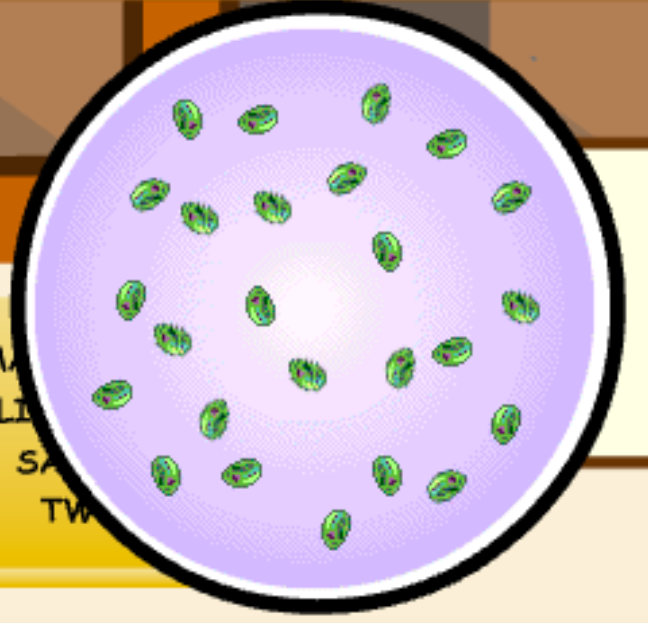
#> input picture mathuCV/greenThingsRemastered.png, 648 x 623 px
$ python main.py
#> lines starting #> are read from the running program, lines starting #| are printed output that depends on the picture; after the words box and inside, x2 and y2 are one past the last pixel; in counts of white or black regions, pixels touching at a corner belong together
import cv2
import numpy as np

image = cv2.imread("greenThingsRemastered.png")
#> image is the input picture: shape (623, 648, 3); mean B, G, R 193.4, 183.4, 200.6

hsv = cv2.cvtColor(image, cv2.COLOR_BGR2HSV)
#> hsv: shape (623, 648, 3); mean H, S, V 85.4, 64.5, 219.1

lower_range = np.array([40, 0, 0])
upper_range = np.array([70, 255, 255])

mask = cv2.inRange(hsv, lower_range, upper_range)
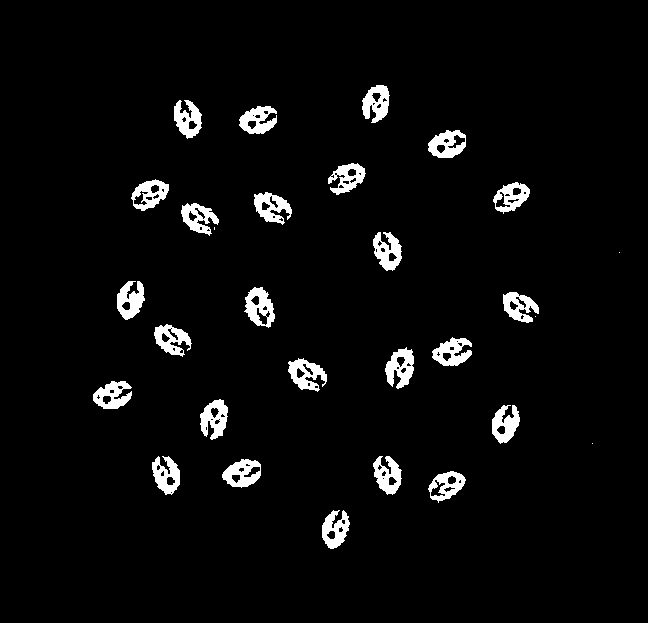
#> mask: shape (623, 648); 4.1% white; 29 white regions (4 under 20 px)

cv2.imwrite("maskog.jpg", mask)

# =======================================================
# read image
img = cv2.imread("maskog.jpg")
#> img: shape (623, 648, 3); min 0, max 255, mean 10.5

# convert to grayscale
gray = cv2.cvtColor(img, cv2.COLOR_BGR2GRAY)

# threshold
thresh = cv2.threshold(gray, 128, 255, cv2.THRESH_BINARY)[1]

# get contours
result = img.copy()
contours = cv2.findContours(thresh, cv2.RETR_EXTERNAL, cv2.CHAIN_APPROX_SIMPLE)
#> contours = 29 contours, 4 with area under 20; largest, box (x1, y1, x2, y2) and area: (244, 287, 275, 328) 811, (222, 459, 261, 488) 776, (428, 130, 466, 158) 766, (131, 179, 169, 211) 758, (428, 471, 466, 503) 732
contours = contours[0] if len(contours) == 2 else contours[1]
i = 0
for cntr in contours:
    x, y, w, h = cv2.boundingRect(cntr)
    cv2.rectangle(result, (x, y), (x + w, y + h), (0, 0, 255), 2)
    print("x,y,w,h:", x, y, w, h)
    if w*h > 20:
        i = i+1
    print(str(i))
#> this loop made 29 passes
#> (x, y, w, h) on passes 1 to 12: (322, 510, 28, 39), (428, 471, 38, 32), (222, 459, 39, 29), (373, 456, 29, 39), (152, 456, 28, 39), (592, 443, 1, 1), (492, 405, 28, 39), (200, 399, 28, 41), (93, 381, 39, 28), (288, 358, 39, 34), (385, 347, 29, 42), (432, 337, 40, 29)
#> (cntr, x, y, w, h) on pass 20: ([[214, 227], [214, 229]], 214, 227, 1, 3)
#> (printed output is left out)
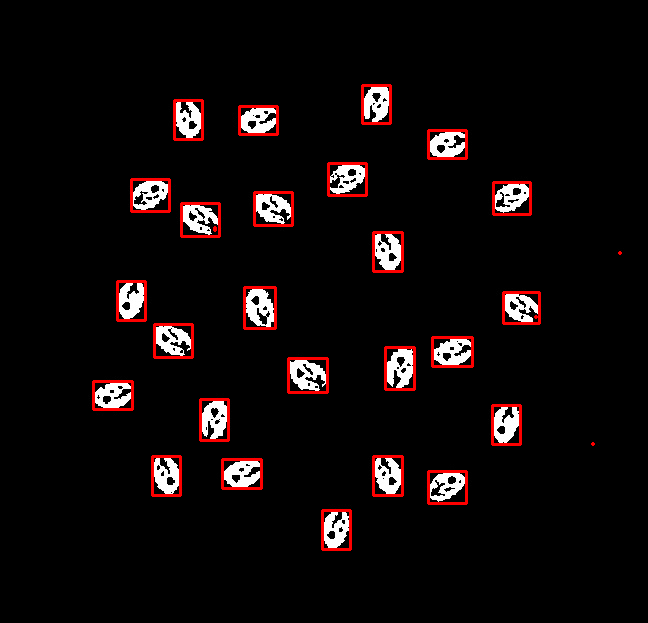
#> result: shape (623, 648, 3); mean B, G, R 9.8, 9.8, 16.3
#> after the loop, i = 25
# save resulting image

result = cv2.putText(result, str(i), (0,50), cv2.FONT_HERSHEY_SIMPLEX, fontScale=1, color=(0,255,0),thickness=3 )
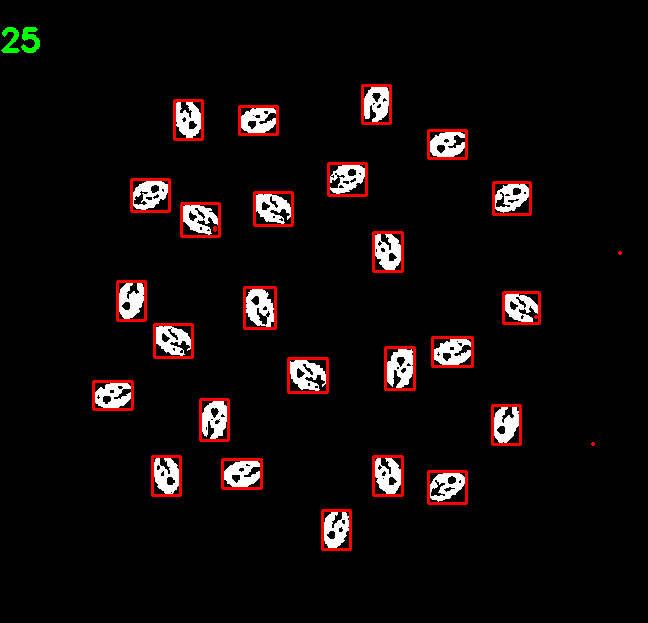
#> result: shape (623, 648, 3); 0.13% of pixels changed, all inside (x1, y1, x2, y2) = (1, 27, 40, 53)
cv2.imwrite('two_blobs_result.jpg', result)

# show thresh and result
cv2.imshow("bounding_box", result)
cv2.imshow("img", image)
cv2.waitKey(0)
cv2.destroyAllWindows()

$ run again, with mathuCV/moreGreenThings.png copied over mathuCV/greenThingsRemastered.png
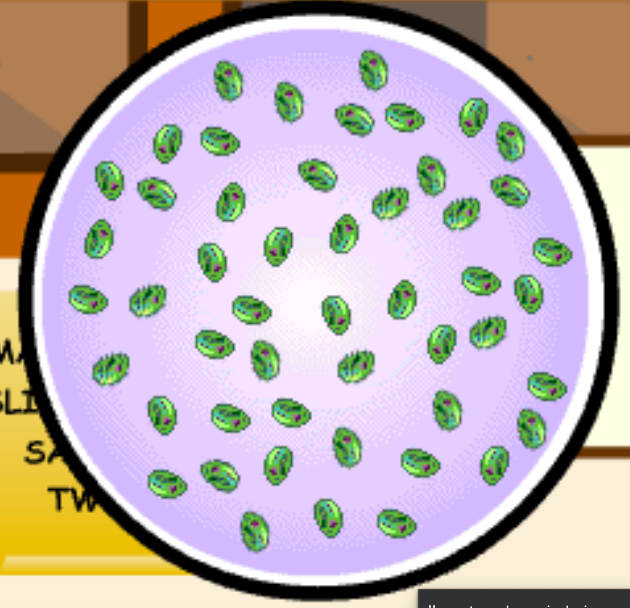
#> input picture mathuCV/moreGreenThings.png, 630 x 608 px
#> image is the input picture: shape (608, 630, 3); mean B, G, R 179.6, 177, 189.2
#> hsv: shape (608, 630, 3); mean H, S, V 82.4, 70.3, 209.9
#> `mask = cv2.inRange(hsv, lower_range, upper_range)`:
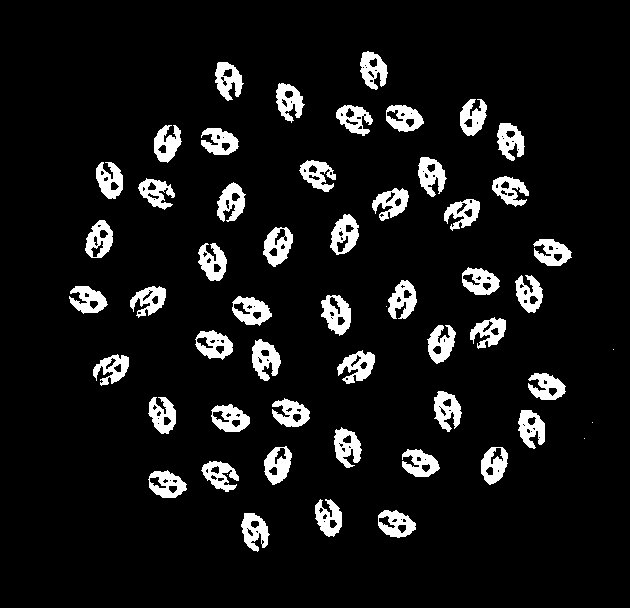
#> mask: shape (608, 630); 8.5% white; 55 white regions (5 under 20 px)
#> contours = 55 contours, 5 with area under 20; largest, box (x1, y1, x2, y2) and area: (321, 295, 351, 336) 816, (263, 227, 293, 267) 794, (330, 214, 359, 255) 782, (232, 296, 272, 326) 780, (195, 330, 233, 360) 757
#> the loop `for cntr in contours:` made 55 passes
#> (x, y, w, h) on passes 1 to 8: (241, 513, 29, 39), (378, 510, 38, 28), (315, 499, 27, 38), (227, 474, 1, 1), (148, 470, 39, 28), (201, 461, 38, 31), (402, 449, 38, 28), (481, 447, 27, 38)
#> (printed output is left out)
#> after the loop `for cntr in contours:`: i = 50
#> `result = cv2.putText(result, str(i), (0,50), cv2.FONT_HERSHEY_SIMPLEX,..`:
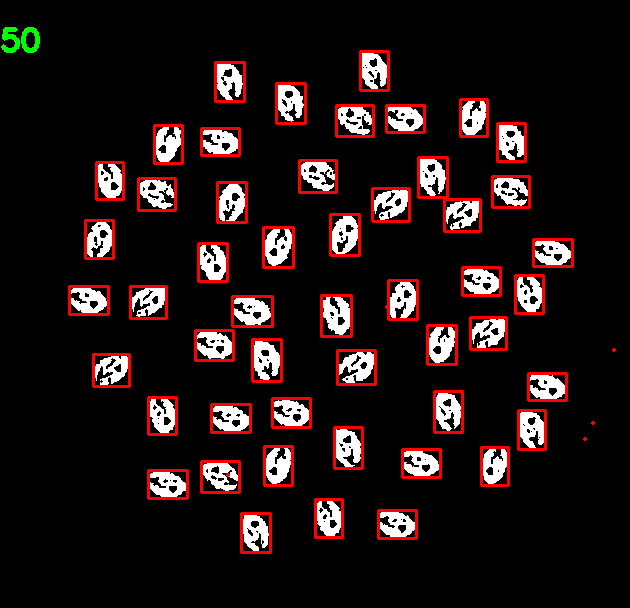
#> result: shape (608, 630, 3); mean B, G, R 20.1, 20.4, 33.4
